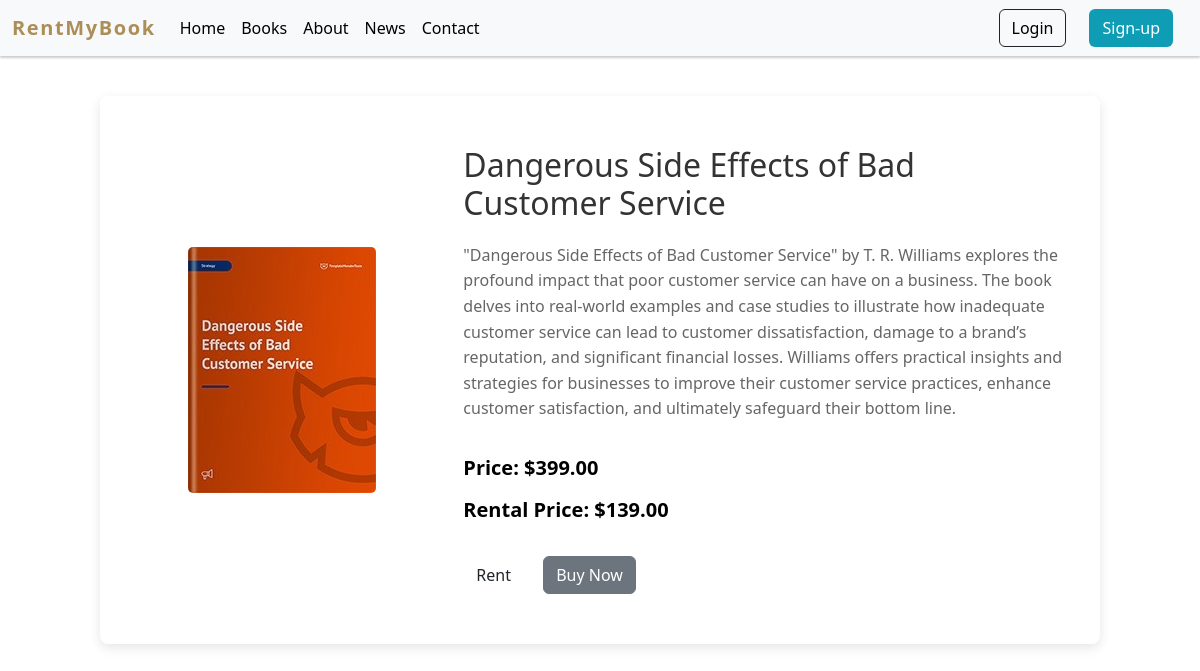
Screenshot of /book/6/ with the database file from the repository.
### books/models.py (models this page shows, shortened)
class Book(models.Model):
    title = models.CharField(max_length=255)
    author = models.CharField(max_length=255, blank=True, null=True)
    description = models.TextField()
    price = models.DecimalField(max_digits=10, decimal_places=2)
    rental_price = models.DecimalField(max_digits=10, decimal_places=2)
    image = models.ImageField(upload_to='books/images/')
    sample_image = models.ImageField(upload_to='books/sample/images/', null=True, blank=True)
    pages = models.IntegerField(default=100)
    rented = models.BooleanField(default=False)
    rent_end_date = models.DateField(null=True, blank=True)
    category = models.CharField(max_length=255, null=True, blank=True)
    pdf = models.FileField(upload_to='books/pdfs/', null=True, blank=True)  # PDF file field

### books/views.py (the view)
# urls.py: path('book/<int:book_id>/', views.view_book, name='view_book'),
def view_book(request, book_id):
    book = get_object_or_404(Book, id=book_id)
    return render(request, 'books/view_book.html',  {'book': book})

### templates/books/view_book.html (shortened to what this page needs)
{% extends "layout/base.html" %}
{% load static %}
{% block body %}
<div class="book-details d-flex">
    <div class="book-image">
        <img src="{{ book.image.url }}" alt="{{ book.title }}">
    </div>
    <div class="book-info">
        <h1>{{ book.title }}</h1>
        <p class="description">{{ book.description }}</p>
        <p class="price">Price: ${{ book.price }}</p>
        <p class="rental-price">Rental Price: ${{ book.rental_price }}</p>
        <div class="actions">
            <a href="{% url 'rent_book' book.id %}" class="btn">Rent</a>
            <a href="{% url 'checkout' book.id %}" class="btn btn-secondary">Buy Now</a>
        </div>
    </div>
</div>
{% endblock body %}

### templates/books/view_book.html (style rules this page uses)
.book-details { max-width: 1000px; margin: 40px auto; padding: 30px; box-shadow: 0 4px 12px rgba(0, 0, 0, 0.1); background-color: #ffffff; border-radius: 8px; display: flex; flex-direction: row; gap: 30px; }
.book-image { flex: 1; display: flex; justify-content: center; align-items: center; }
.book-image img { max-width: 100%; max-height: 400px; width: auto; height: auto; display: block; margin: 0 auto; border-radius: 5px; object-fit: contain; }
.book-info { flex: 2; padding: 20px 0; }
.book-info h1 { font-size: 32px; margin-bottom: 20px; color: #333; }
.book-info p { margin: 10px 0; color: #555; line-height: 1.6; font-size: 18px; }
.book-info p.price, .book-info p.rental-price { font-weight: bold; font-size: 20px; color: #000; }
.actions { margin-top: 30px; }
.btn { display: inline-block; padding: 12px 25px; margin-right: 15px; color: #ffffff; background-color: #007bff; text-decoration: none; border-radius: 5px; transition: background-color 0.3s ease-in-out; font-size: 16px; }
.book-info p.description { margin-bottom: 30px; font-size: 16px; color: #666; }
.btn-secondary { background-color: #6c757d; margin-left: 0; }

### rows the page displays
Book: image (picture), title "Dangerous Side Effects of Bad Customer Service", description "\"Dangerous Side Effects of Bad Customer Service\" by T. R. Williams explores the profound impact that poor customer service can have on a business. The book delves into real-world examples and case studies to illustrate how inadequate customer service can lead to customer dissatisfaction, damage to a brand’s reputation, and significant financial losses. Williams offers practical insights and strategies for businesses to improve their customer service practices, enhance customer satisfaction, and ultimately safeguard their bottom line.", price "399.00", rental_price "139.00"
